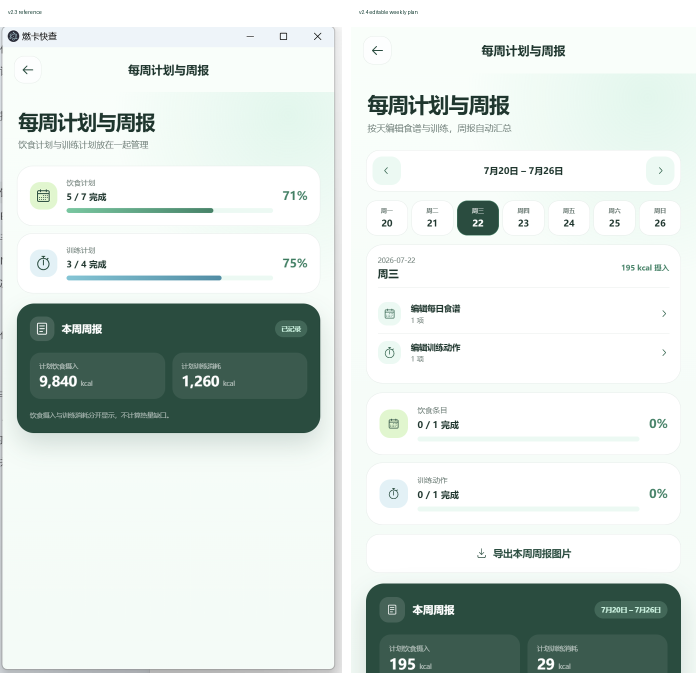
#> input picture design-qa-weekly.png, 1392 x 1346 px, given in place of codex-clipboard-4e530670-5e46-4914-8c18-113fb25bb4bf.png, which was not available (shown at 1/2 size)
$ python compose-design-qa.py
#> lines starting #> are read from the running program, lines starting #| are printed output that depends on the picture; pictures that were not available may be replaced by others from this repository, and a replacement may not be noted
from pathlib import Path
from PIL import Image, ImageDraw

ROOT = Path(__file__).resolve().parents[1]
CASES = [
    (
        Path(r"C:\Users\mabha\AppData\Local\Temp\codex-clipboard-4e530670-5e46-4914-8c18-113fb25bb4bf.png"),
        ROOT / "verification-v24-final" / "weekly-verification.png",
        ROOT / "design-qa-weekly.png",
        "v2.3 reference",
        "v2.4 editable weekly plan",
    ),
    (
        Path(r"C:\Users\mabha\AppData\Local\Temp\codex-clipboard-e306381a-cdb4-429f-bd0f-0fe22f824960.png"),
        ROOT / "verification-v24-release" / "nutrition-verification.png",
        ROOT / "design-qa-nutrition.png",
        "v2.3 reference",
        "v2.4 primary nutrition",
    ),
]

for source_path, implementation_path, output_path, source_label, implementation_label in CASES:
    source = Image.open(source_path).convert("RGB")
#> source is the input picture: PIL image 1392x1346 RGB; mean R, G, B 214.9, 223.8, 219.8
    implementation = Image.open(implementation_path).convert("RGB")
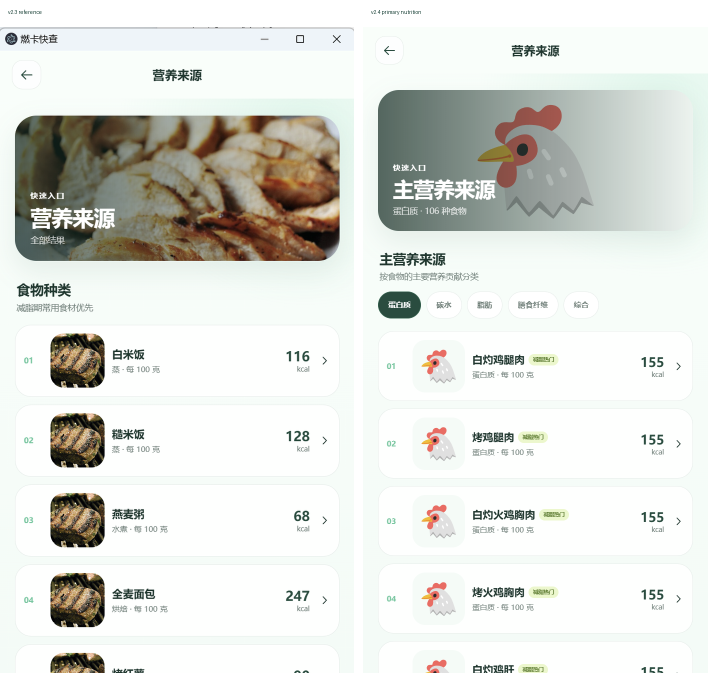
#> input picture design-qa-nutrition.png, 1416 x 1346 px, given in place of weekly-verification.png, which was not available (shown at 1/2 size)
#> implementation is the input picture: PIL image 1416x1346 RGB; mean R, G, B 221, 222.9, 217.6
    target_height = 1292
    source = source.resize((round(source.width * target_height / source.height), target_height), Image.Resampling.LANCZOS)
#> source: PIL image 1336x1292 RGB
    implementation = implementation.resize((round(implementation.width * target_height / implementation.height), target_height), Image.Resampling.LANCZOS)
#> implementation: PIL image 1359x1292 RGB
    header = 54
    gap = 18
    canvas = Image.new("RGB", (source.width + implementation.width + gap, target_height + header), "white")
#> canvas: PIL image 2713x1346 RGB; every value is 255
    canvas.paste(source, (0, header))
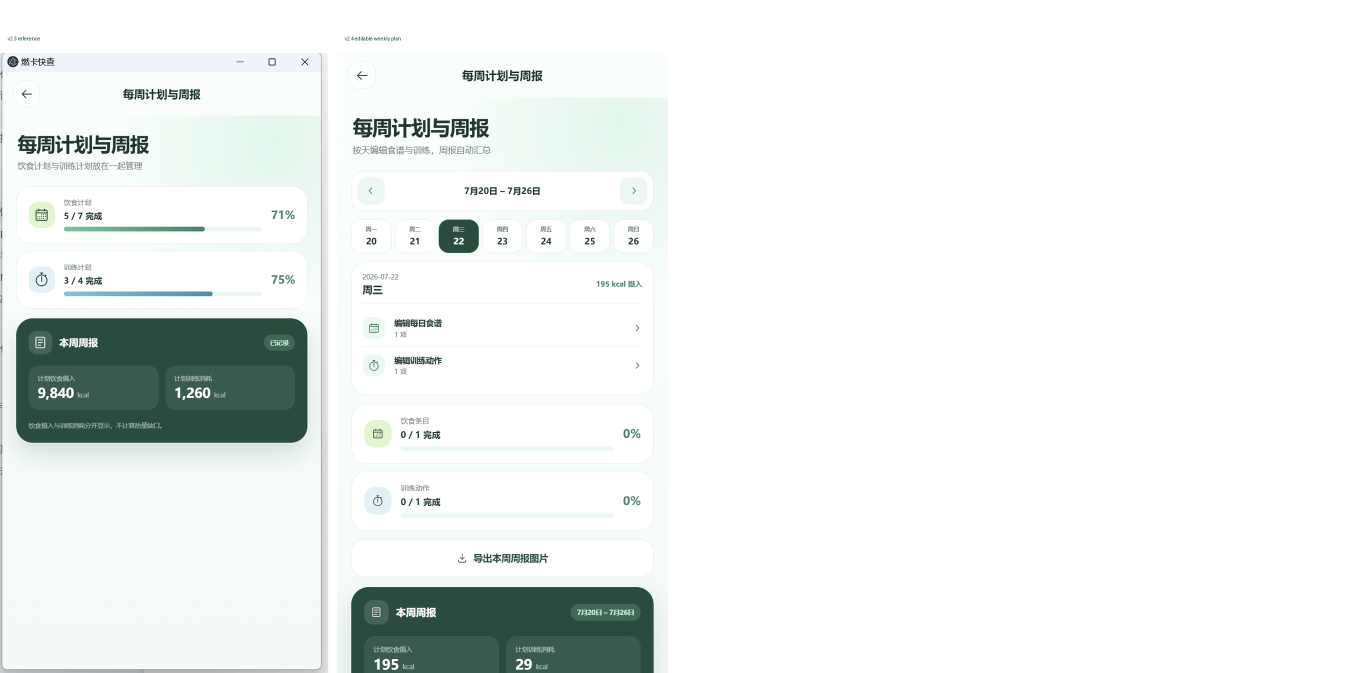
#> canvas: PIL image 2713x1346 RGB (shown at 1/2 size); mean R, G, B 236, 240.2, 238.3
    canvas.paste(implementation, (source.width + gap, header))
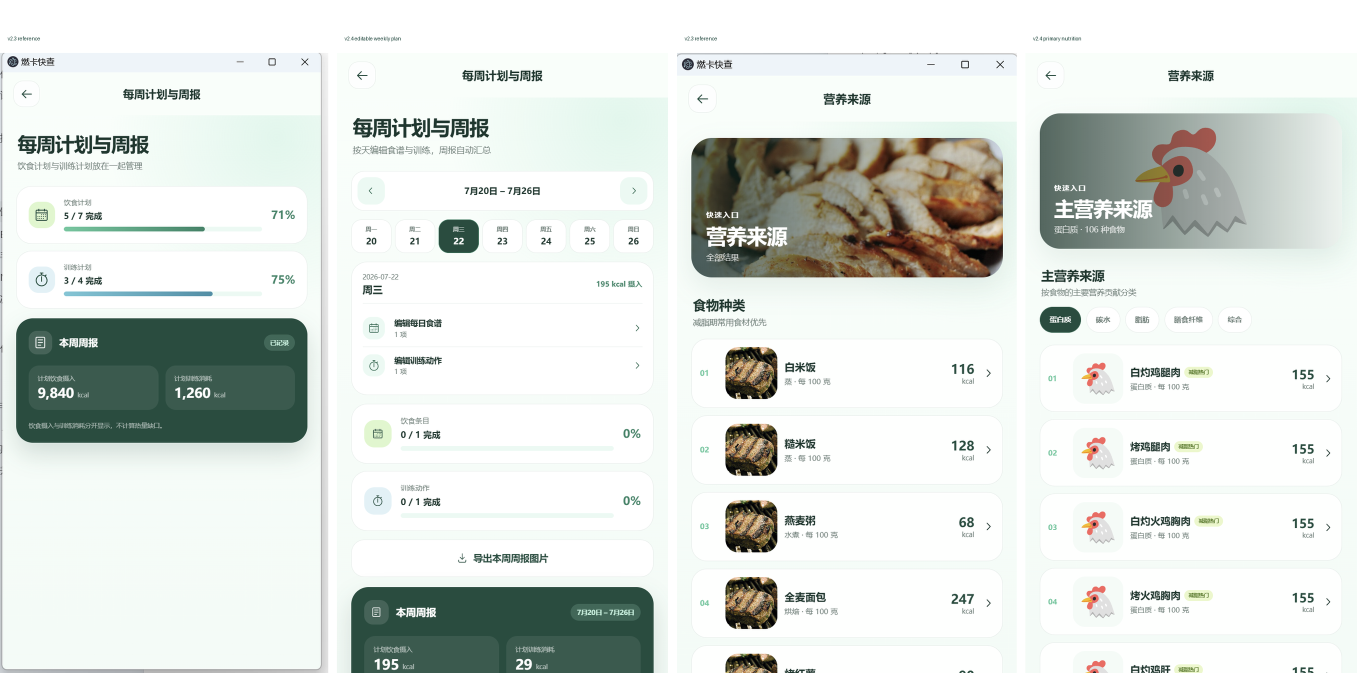
#> canvas: PIL image 2713x1346 RGB (shown at 1/2 size); mean R, G, B 219.6, 224.8, 220.3
    draw = ImageDraw.Draw(canvas)
    draw.text((16, 18), source_label, fill="#173f35")
    draw.text((source.width + gap + 16, 18), implementation_label, fill="#173f35")
    canvas.save(output_path, quality=95)
#> (the run stopped early here; a loop or call above may not have finished)
